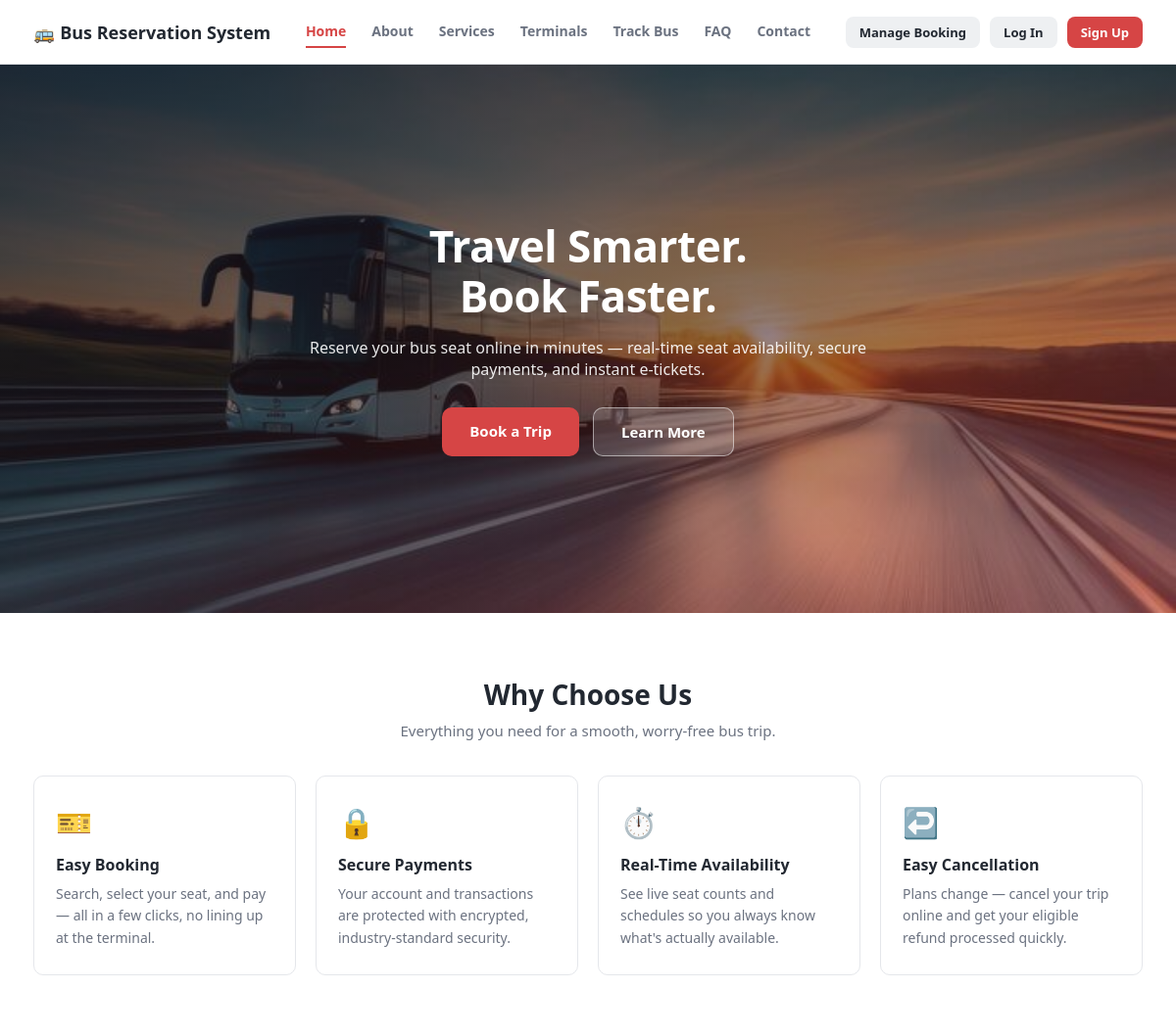
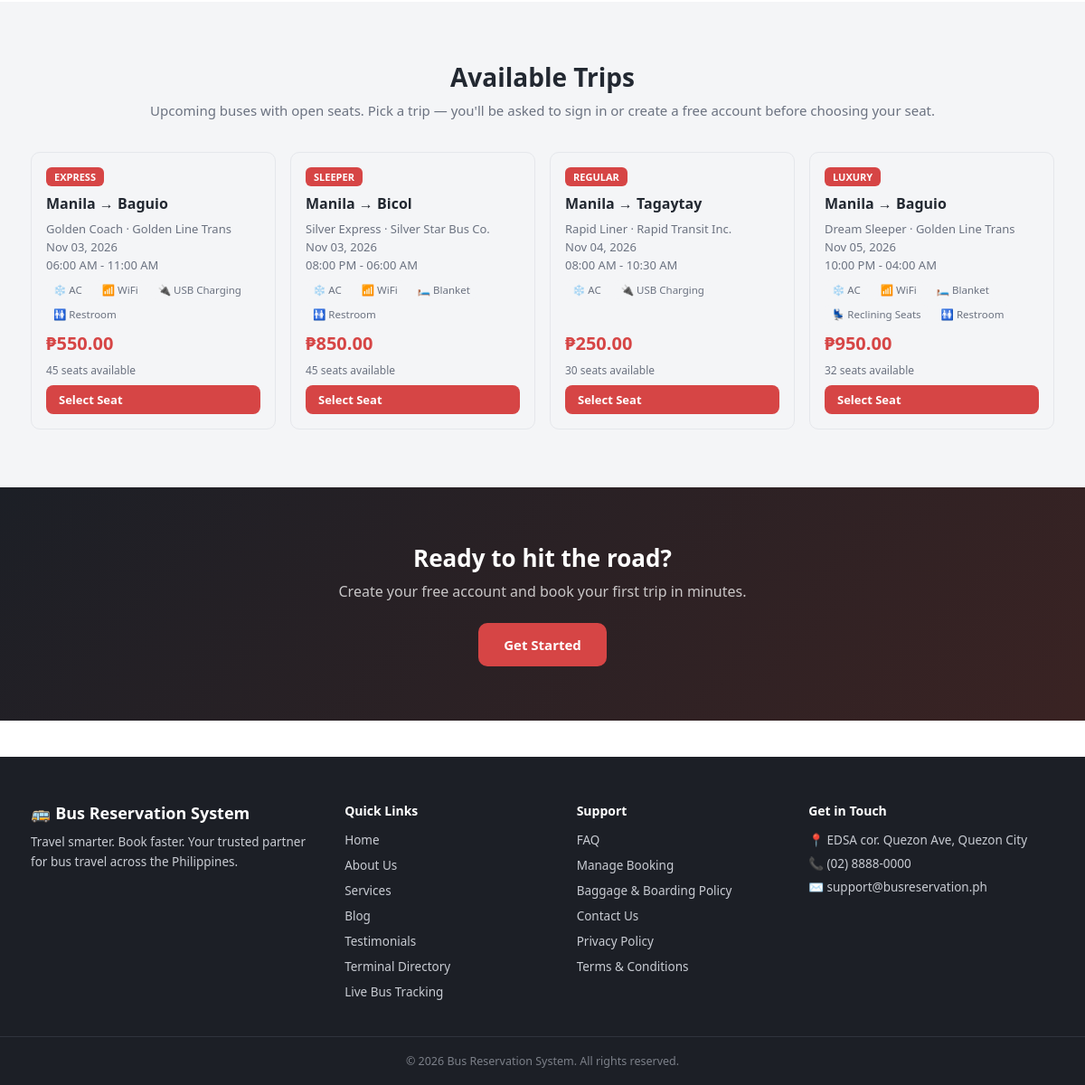
The page / on the database its author committed (2 pictures, top to bottom).
### tables this page shows
CREATE TABLE IF NOT EXISTS trips (
    id INT AUTO_INCREMENT PRIMARY KEY,
    bus_id INT NOT NULL,
    origin VARCHAR(100) NOT NULL,
    destination VARCHAR(100) NOT NULL,
    travel_date DATE NOT NULL,
    departure_time TIME NOT NULL,
    arrival_time TIME NOT NULL,
    fare DECIMAL(10,2) NOT NULL,
    available_seats INT NOT NULL,
    bus_type ENUM('Express','Sleeper','Luxury','Regular') NOT NULL DEFAULT 'Regular',
    amenities VARCHAR(255) DEFAULT 'AC,USB Charging',
    pickup_points VARCHAR(255) NOT NULL DEFAULT 'Main Terminal',
    dropoff_points VARCHAR(255) NOT NULL DEFAULT 'Main Terminal',
    origin_terminal_id INT DEFAULT NULL,
    destination_terminal_id INT DEFAULT NULL,
    FOREIGN KEY (bus_id) REFERENCES buses(id) ON DELETE CASCADE
);

CREATE TABLE IF NOT EXISTS buses (
    id INT AUTO_INCREMENT PRIMARY KEY,
    bus_number VARCHAR(50) NOT NULL,
    bus_name VARCHAR(100) NOT NULL,
    operator VARCHAR(100) NOT NULL DEFAULT 'Bus Reservation System',
    seat_capacity INT NOT NULL DEFAULT 45,
    seat_layout ENUM('2x2','2x1') NOT NULL DEFAULT '2x2',
    decks ENUM('Single','Double') NOT NULL DEFAULT 'Single'
);

### includes/helpers.php (called while the page is built, shortened)
<?php
function amenityIcon($amenity) {
    $map = [
        'AC' => '❄️', 'WiFi' => '📶', 'USB Charging' => '🔌', 'Restroom' => '🚻',
        'Blanket' => '🛏️', 'Reclining Seats' => '💺',
    ];
    return $map[$amenity] ?? '✔️';
}
?>

### index.php (the view, shortened to what this page needs)
<?php
require_once 'includes/db.php';
require_once 'includes/helpers.php';
$trips = $conn->query("SELECT t.id, t.origin, t.destination, t.travel_date, t.departure_time, t.arrival_time,
                              t.fare, t.available_seats, t.bus_type, t.amenities, b.bus_name, b.operator
                        FROM trips t JOIN buses b ON t.bus_id = b.id
                        WHERE TIMESTAMP(t.travel_date, t.departure_time) > NOW() AND t.available_seats > 0
                        ORDER BY t.travel_date ASC, t.departure_time ASC LIMIT 6");
include 'includes/public_header.php';
?>
<section class="hero">
    <div class="hero-overlay"></div>
    <div class="hero-content">
        <h1>Travel Smarter.<br>Book Faster.</h1>
        <p>Reserve your bus seat online in minutes — real-time seat availability, secure payments, and instant e-tickets.</p>
        <div class="hero-actions">
            <a href="login.php#signup" class="btn-primary btn-large">Book a Trip</a>
            <a href="services.php" class="btn-secondary btn-large">Learn More</a>
        </div>
    </div>
</section>
<section class="section">
    <div class="section-head">
        <h2>Why Choose Us</h2>
        <p>Everything you need for a smooth, worry-free bus trip.</p>
    </div>
    <div class="feature-grid">
        <div class="feature-card">
            <div class="feature-icon">🎫</div>
            <h3>Easy Booking</h3>
            <p>Search, select your seat, and pay — all in a few clicks, no lining up at the terminal.</p>
        </div>
        <div class="feature-card">
            <div class="feature-icon">🔒</div>
            <h3>Secure Payments</h3>
            <p>Your account and transactions are protected with encrypted, industry-standard security.</p>
        </div>
        <div class="feature-card">
            <div class="feature-icon">⏱️</div>
            <h3>Real-Time Availability</h3>
            <p>See live seat counts and schedules so you always know what's actually available.</p>
        </div>
        <div class="feature-card">
            <div class="feature-icon">↩️</div>
            <h3>Easy Cancellation</h3>
            <p>Plans change — cancel your trip online and get your eligible refund processed quickly.</p>
        </div>
    </div>
</section>
<section class="section section-alt" id="available-trips">
    <div class="section-head">
        <h2>Available Trips</h2>
        <p>Upcoming buses with open seats. Pick a trip — you'll be asked to sign in or create a free account before choosing your seat.</p>
    </div>
    <?php if ($trips->num_rows === 0): ?>
        <p class="empty-row" style="text-align:center;">No upcoming trips are open for booking right now. Please check back soon.</p>
    <?php else: ?>
    <div class="trip-grid">
        <?php while ($t = $trips->fetch_assoc()): ?>
            <div class="trip-card">
                <div class="trip-type-badge"><?php echo htmlspecialchars($t['bus_type']); ?></div>
                <div class="trip-route"><?php echo htmlspecialchars($t['origin']); ?> → <?php echo htmlspecialchars($t['destination']); ?></div>
                <div class="trip-meta">
                    <span><?php echo htmlspecialchars($t['bus_name']); ?> · <?php echo htmlspecialchars($t['operator']); ?></span>
                    <span><?php echo date('M d, Y', strtotime($t['travel_date'])); ?></span>
                    <span><?php echo date('h:i A', strtotime($t['departure_time'])); ?> - <?php echo date('h:i A', strtotime($t['arrival_time'])); ?></span>
                </div>
                <div class="trip-amenities">
                    <?php foreach (array_filter(array_map('trim', explode(',', $t['amenities']))) as $a): ?>
                        <span class="amenity-chip"><?php echo amenityIcon($a); ?> <?php echo htmlspecialchars($a); ?></span>
                    <?php endforeach; ?>
                </div>
                <div class="trip-card-footer">
                    <div class="trip-fare">₱<?php echo number_format($t['fare'], 2); ?></div>
                    <div class="trip-seats"><?php echo $t['available_seats']; ?> seats available</div>
                    <a href="seat_selection.php?trip_id=<?php echo $t['id']; ?>" class="btn-primary btn-small">Select Seat</a>
                </div>
            </div>
        <?php endwhile; ?>
    </div>
    <?php endif; ?>
</section>
<section class="cta-band">
    <h2>Ready to hit the road?</h2>
    <p>Create your free account and book your first trip in minutes.</p>
    <a href="login.php#signup" class="btn-primary btn-large">Get Started</a>
</section>
<?php include 'includes/public_footer.php'; ?>

### includes/public_header.php (shortened to what this page needs)
<!DOCTYPE html>
<html lang="en">
<head>
<link rel="stylesheet" href="css/style.css?v=<?php echo filemtime(__DIR__ . '/../css/style.css'); ?>">
</head>
<body class="public-body">
<header class="public-nav">
    <div class="public-nav-inner">
        <a href="index.php" class="public-brand">🚌 Bus Reservation System</a>
        <div class="public-nav-menu" id="publicNavMenu">
        <nav class="public-nav-links" id="publicNavLinks">
            <a href="index.php" class="<?php echo basename($_SERVER['PHP_SELF']) == 'index.php' ? 'active' : ''; ?>">Home</a>
            <a href="about.php" class="<?php echo basename($_SERVER['PHP_SELF']) == 'about.php' ? 'active' : ''; ?>">About</a>
            <a href="services.php" class="<?php echo basename($_SERVER['PHP_SELF']) == 'services.php' ? 'active' : ''; ?>">Services</a>
            <a href="terminals.php" class="<?php echo basename($_SERVER['PHP_SELF']) == 'terminals.php' ? 'active' : ''; ?>">Terminals</a>
            <a href="live_tracking.php" class="<?php echo basename($_SERVER['PHP_SELF']) == 'live_tracking.php' ? 'active' : ''; ?>">Track Bus</a>
            <a href="faq.php" class="<?php echo basename($_SERVER['PHP_SELF']) == 'faq.php' ? 'active' : ''; ?>">FAQ</a>
            <a href="contact.php" class="<?php echo basename($_SERVER['PHP_SELF']) == 'contact.php' ? 'active' : ''; ?>">Contact</a>
        </nav>
        <div class="public-nav-actions">
            <a href="manage_booking.php" class="btn-secondary btn-small">Manage Booking</a>
            <a href="login.php" class="btn-secondary btn-small">Log In</a>
            <a href="login.php#signup" class="btn-primary btn-small">Sign Up</a>
        </div>
        </div>
    </div>
</header>

### includes/public_footer.php (shortened to what this page needs)
<footer class="public-footer">
    <div class="public-footer-inner">
        <div class="footer-col">
            <div class="public-brand" style="color:#fff;">🚌 Bus Reservation System</div>
            <p class="footer-tagline">Travel smarter. Book faster. Your trusted partner for bus travel across the Philippines.</p>
        </div>
        <div class="footer-col">
            <h4>Quick Links</h4>
            <a href="index.php">Home</a>
            <a href="about.php">About Us</a>
            <a href="services.php">Services</a>
            <a href="blog.php">Blog</a>
            <a href="testimonials.php">Testimonials</a>
            <a href="terminals.php">Terminal Directory</a>
            <a href="live_tracking.php">Live Bus Tracking</a>
        </div>
        <div class="footer-col">
            <h4>Support</h4>
            <a href="faq.php">FAQ</a>
            <a href="manage_booking.php">Manage Booking</a>
            <a href="baggage_policy.php">Baggage &amp; Boarding Policy</a>
            <a href="contact.php">Contact Us</a>
            <a href="privacy.php">Privacy Policy</a>
            <a href="terms.php">Terms &amp; Conditions</a>
        </div>
        <div class="footer-col">
            <h4>Get in Touch</h4>
            <p>📍 EDSA cor. Quezon Ave, Quezon City</p>
            <p>📞 (02) 8888-0000</p>
            <p>✉️ support@busreservation.ph</p>
        </div>
    </div>
    <div class="public-footer-bottom">
        &copy; <?php echo date('Y'); ?> Bus Reservation System. All rights reserved.
    </div>
</footer>
</body>
</html>

### rows shown on the page
trips: bus_type "EXPRESS", origin "Manila", destination "Baguio", bus.bus_name "Golden Coach", bus.operator "Golden Line Trans", travel_date "Nov 03, 2026", departure_time "06:00 AM", arrival_time "11:00 AM", amenities "❄️", amenities "AC", amenities "📶", amenities "WiFi", amenities "🔌", amenities "USB Charging", amenities "🚻", amenities "Restroom", fare "550.00", available_seats "45"
trips: bus_type "SLEEPER", origin "Manila", destination "Bicol", bus.bus_name "Silver Express", bus.operator "Silver Star Bus Co.", travel_date "Nov 03, 2026", departure_time "08:00 PM", arrival_time "06:00 AM", amenities "❄️", amenities "AC", amenities "📶", amenities "WiFi", amenities "🛏️", amenities "Blanket", amenities "🚻", amenities "Restroom", fare "850.00", available_seats "45"
trips: bus_type "REGULAR", origin "Manila", destination "Tagaytay", bus.bus_name "Rapid Liner", bus.operator "Rapid Transit Inc.", travel_date "Nov 04, 2026", departure_time "08:00 AM", arrival_time "10:30 AM", amenities "❄️", amenities "AC", amenities "🔌", amenities "USB Charging", fare "250.00", available_seats "30"
trips: bus_type "LUXURY", origin "Manila", destination "Baguio", bus.bus_name "Dream Sleeper", bus.operator "Golden Line Trans", travel_date "Nov 05, 2026", departure_time "10:00 PM", arrival_time "04:00 AM", amenities "❄️", amenities "AC", amenities "📶", amenities "WiFi", amenities "🛏️", amenities "Blanket", amenities "💺", amenities "Reclining Seats", amenities "🚻", amenities "Restroom", fare "950.00", available_seats "32"
